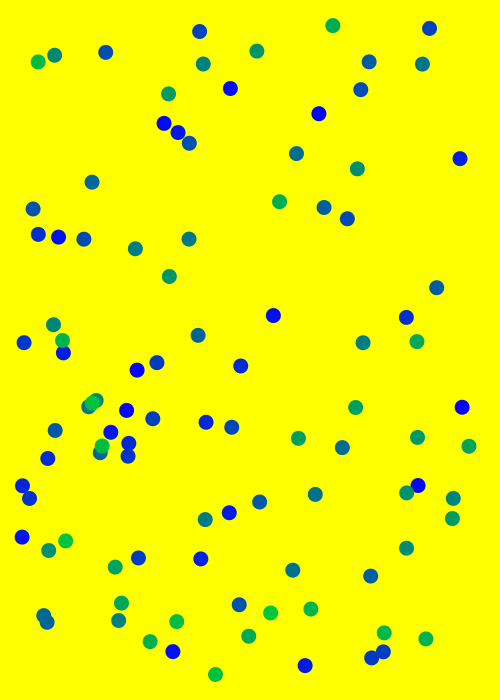
Frame 1 (no input)
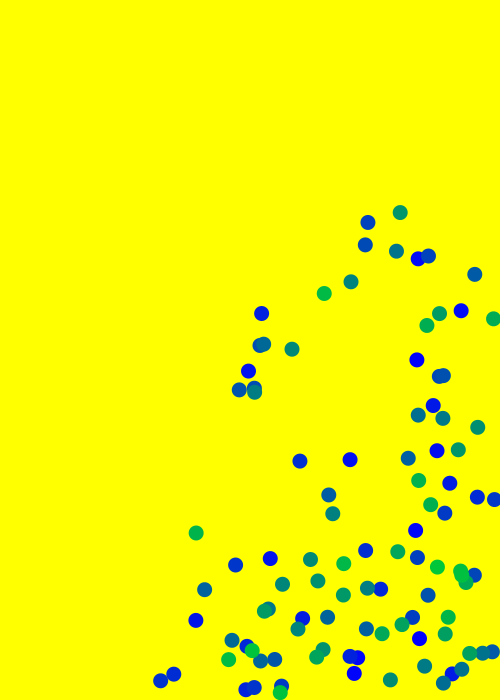
Frame 60 (the mouse pressed at the canvas centre just before this capture)
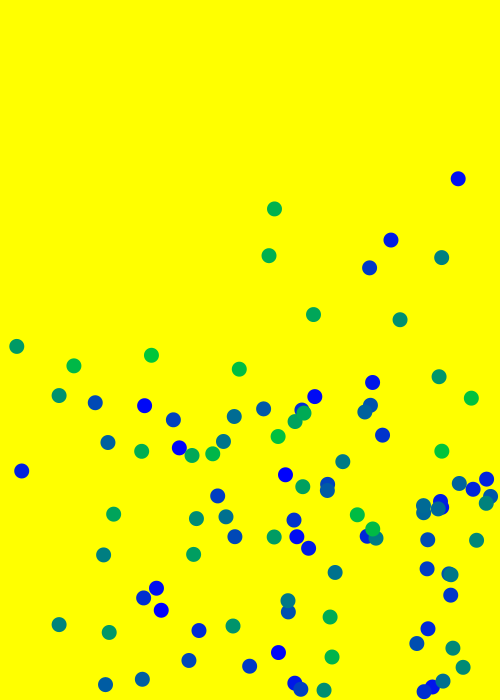
Frame 120 (the mouse held since frame 60 and released just before this capture)

The Processing sketch that drew these frames (run headless with seeded random() and noise(); from frame 60 on, the mouse is pressed at the canvas centre):

// Processing sketch: processing_67049
// ── processing_67049.pde

int numBalls = 100;
float[] x = new float[numBalls];
float[] y = new float[numBalls];
float[] xspeed = new float[numBalls];
float[] yspeed = new float[numBalls];
float diameter = 15;

void setup()
{
  size(500,700);
  frameRate(40);
  smooth();
  for (int i = 0; i < numBalls; i++) {
  x[i]=random(diameter, (width-diameter));
}
  for (int i = 0; i < numBalls;i++) {
  y[i]=random(diameter, height-diameter);
}
  for (int i = 0; i < numBalls;i++) {
  xspeed[i]=random(2,5);
}
  for (int i = 0; i < numBalls;i++) {
  yspeed[i]=random(2,5);
}
}

void draw()
{
  background(255,255,0);
  noStroke();
  
  for (int i = 0; i < numBalls;i++) {
    fill(0,i*2,255-i*2);
    ellipse(x[i],y[i],diameter,diameter);
 

  x[i] = x[i] + xspeed[i];
  y[i] = y[i] + yspeed[i];


 if ((x[i] > width-diameter/2) || (x[i] < diameter/2)) {
    xspeed[i] = xspeed[i] * -1;
    
  }
  if ((y[i] > height-diameter/2) || (y[i] < diameter/2)) {
 
   
    yspeed[i] = yspeed[i] * -1;}
  }
     
  }
